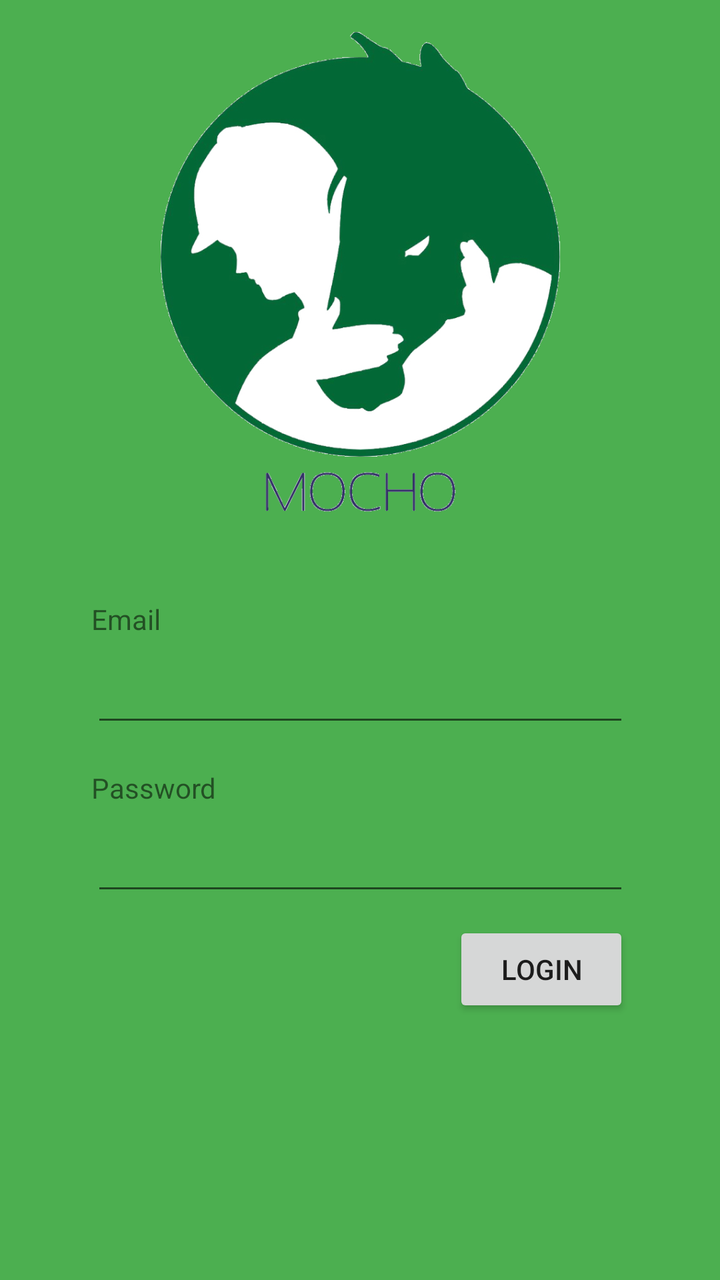
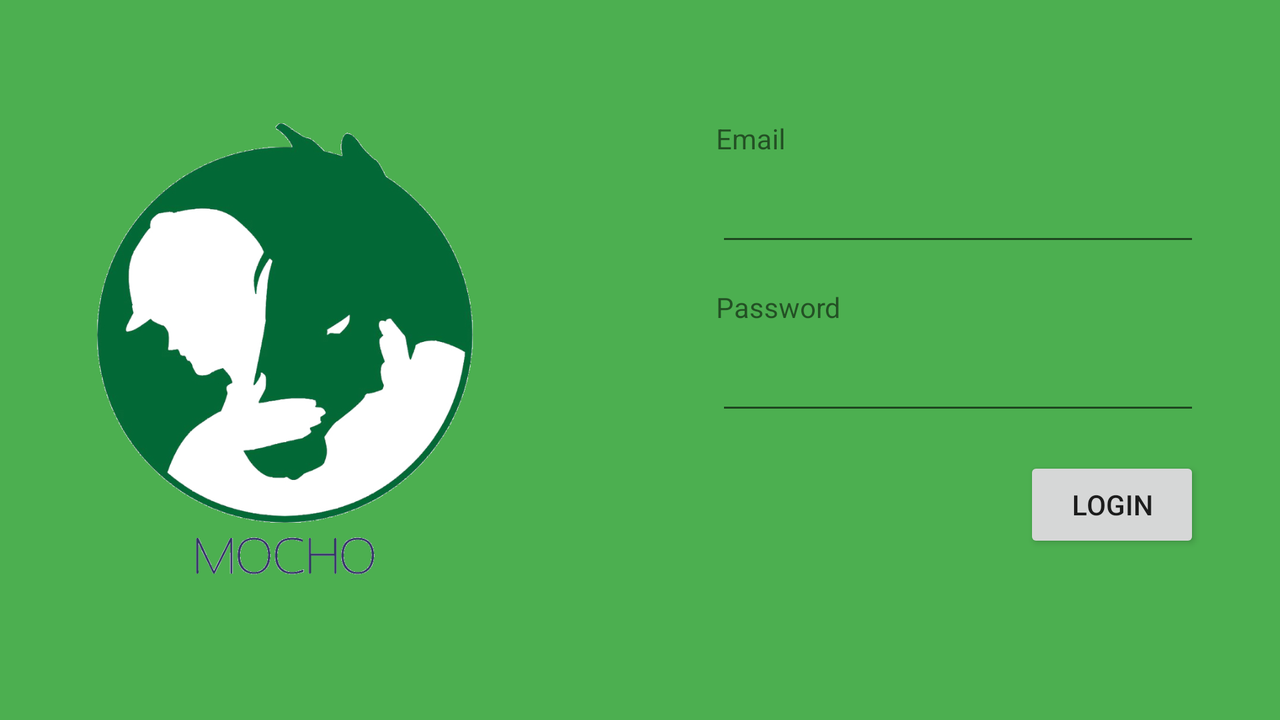

First picture: res/layout/ on a phone held upright. Second picture: the repository's own variant of that layout, on a device whose configuration matches the variant's folder. Source for both follows.
<!-- AndroidManifest.xml: application theme AppTheme -->
<!-- res/layout/activity_login.xml -->
<?xml version="1.0" encoding="utf-8"?>
<android.support.constraint.ConstraintLayout xmlns:android="http://schemas.android.com/apk/res/android"
    xmlns:app="http://schemas.android.com/apk/res-auto"
    xmlns:tools="http://schemas.android.com/tools"
    android:id="@+id/activity_login"
    android:layout_width="match_parent"
    android:layout_height="match_parent"
    android:background="#4CAF50"
    tools:context="com.araara.mocho.LoginActivity">

    <ImageView
        android:id="@+id/imageLogo"
        android:layout_width="269dp"
        android:layout_height="252dp"
        android:layout_marginEnd="16dp"
        android:layout_marginLeft="16dp"
        android:layout_marginRight="16dp"
        android:layout_marginStart="16dp"
        android:layout_marginTop="16dp"
        app:layout_constraintLeft_toLeftOf="parent"
        app:layout_constraintRight_toRightOf="parent"
        app:layout_constraintTop_toTopOf="parent"
        app:srcCompat="@drawable/logo_normal" />

    <TextView
        android:id="@+id/tvEmail"
        android:layout_width="0dp"
        android:layout_height="wrap_content"
        android:layout_marginTop="32dp"
        android:text="Email"
        app:layout_constraintHorizontal_bias="0.0"
        app:layout_constraintLeft_toLeftOf="@+id/imageLogo"
        app:layout_constraintRight_toRightOf="@+id/imageLogo"
        app:layout_constraintTop_toBottomOf="@+id/imageLogo" />

    <EditText
        android:id="@+id/editEmail"
        android:layout_width="269dp"
        android:layout_height="wrap_content"
        android:layout_marginTop="8dp"
        android:ems="10"
        android:inputType="textEmailAddress"
        app:layout_constraintLeft_toLeftOf="@+id/tvEmail"
        app:layout_constraintRight_toRightOf="@+id/tvEmail"
        app:layout_constraintTop_toBottomOf="@+id/tvEmail" />

    <TextView
        android:id="@+id/tvPassword"
        android:layout_width="0dp"
        android:layout_height="wrap_content"
        android:layout_marginTop="16dp"
        android:text="Password"
        app:layout_constraintLeft_toLeftOf="@+id/editEmail"
        app:layout_constraintRight_toRightOf="@+id/editEmail"
        app:layout_constraintTop_toBottomOf="@+id/editEmail" />

    <EditText
        android:id="@+id/editPassword"
        android:layout_width="269dp"
        android:layout_height="wrap_content"
        android:layout_marginTop="8dp"
        android:ems="10"
        android:inputType="textPassword"
        app:layout_constraintLeft_toLeftOf="@+id/tvPassword"
        app:layout_constraintRight_toRightOf="@+id/tvPassword"
        app:layout_constraintTop_toBottomOf="@+id/tvPassword" />

    <Button
        android:id="@+id/button"
        android:layout_width="wrap_content"
        android:layout_height="wrap_content"
        android:layout_marginTop="8dp"
        android:text="Login"
        app:layout_constraintRight_toRightOf="@+id/editPassword"
        app:layout_constraintTop_toBottomOf="@+id/editPassword" />

</android.support.constraint.ConstraintLayout>
<!-- resources referenced by this layout -->
<resources>
  <!-- drawable logo_normal: png bitmap (drawable, 144677 bytes) -->
  <style name="AppTheme" parent="Theme.AppCompat.Light.DarkActionBar">
          
          <item name="colorPrimary">@color/colorPrimary</item>
          <item name="colorPrimaryDark">@color/colorPrimaryDark</item>
          <item name="colorAccent">@color/colorAccent</item>
      </style>
</resources>
<!-- res/layout-land/activity_login.xml (the repository's variant of the layout above) -->
<!-- drawn on the phone turned sideways -->
<?xml version="1.0" encoding="utf-8"?>
<android.support.constraint.ConstraintLayout xmlns:android="http://schemas.android.com/apk/res/android"
    xmlns:app="http://schemas.android.com/apk/res-auto"
    xmlns:tools="http://schemas.android.com/tools"
    android:id="@+id/activity_login"
    android:layout_width="match_parent"
    android:layout_height="match_parent"
    android:background="#4CAF50"
    tools:context="com.araara.mocho.LoginActivity">

    <ImageView
        android:id="@+id/imageLogo"
        android:layout_width="237dp"
        android:layout_height="241dp"
        android:layout_marginBottom="16dp"
        android:layout_marginLeft="24dp"
        android:layout_marginStart="24dp"
        android:layout_marginTop="16dp"
        app:layout_constraintBottom_toBottomOf="parent"
        app:layout_constraintLeft_toLeftOf="parent"
        app:layout_constraintTop_toTopOf="parent"
        app:srcCompat="@drawable/logo_normal" />

    <TextView
        android:id="@+id/tvEmail"
        android:layout_width="242dp"
        android:layout_height="wrap_content"
        android:layout_marginEnd="40dp"
        android:layout_marginRight="40dp"
        android:text="Email"
        app:layout_constraintRight_toRightOf="parent"
        app:layout_constraintTop_toTopOf="@+id/imageLogo" />

    <EditText
        android:id="@+id/editEmail"
        android:layout_width="242dp"
        android:layout_height="wrap_content"
        android:layout_marginTop="8dp"
        android:ems="10"
        android:inputType="textEmailAddress"
        app:layout_constraintHorizontal_bias="0.0"
        app:layout_constraintLeft_toLeftOf="@+id/tvEmail"
        app:layout_constraintRight_toRightOf="@+id/tvEmail"
        app:layout_constraintTop_toBottomOf="@+id/tvEmail" />

    <TextView
        android:id="@+id/tvPassword"
        android:layout_width="0dp"
        android:layout_height="wrap_content"
        android:layout_marginTop="16dp"
        android:text="Password"
        app:layout_constraintHorizontal_bias="0.0"
        app:layout_constraintLeft_toLeftOf="@+id/editEmail"
        app:layout_constraintRight_toRightOf="@+id/editEmail"
        app:layout_constraintTop_toBottomOf="@+id/editEmail" />

    <EditText
        android:id="@+id/editPassword"
        android:layout_width="242dp"
        android:layout_height="wrap_content"
        android:layout_marginTop="8dp"
        android:ems="10"
        android:inputType="textPassword"
        app:layout_constraintLeft_toLeftOf="@+id/tvPassword"
        app:layout_constraintRight_toRightOf="@+id/tvPassword"
        app:layout_constraintTop_toBottomOf="@+id/tvPassword" />

    <Button
        android:id="@+id/button"
        android:layout_width="wrap_content"
        android:layout_height="wrap_content"
        android:layout_marginTop="16dp"
        android:text="Login"
        app:layout_constraintRight_toRightOf="@+id/editPassword"
        app:layout_constraintTop_toBottomOf="@+id/editPassword" />

</android.support.constraint.ConstraintLayout>
